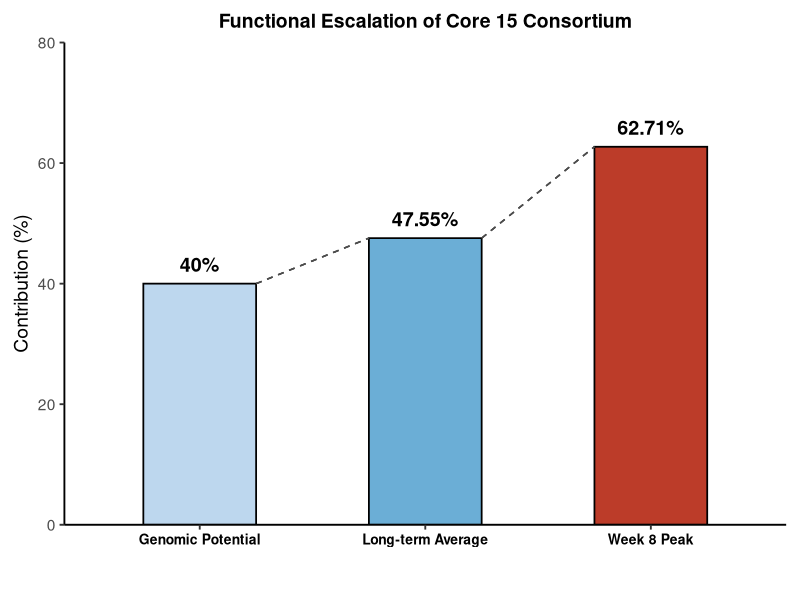
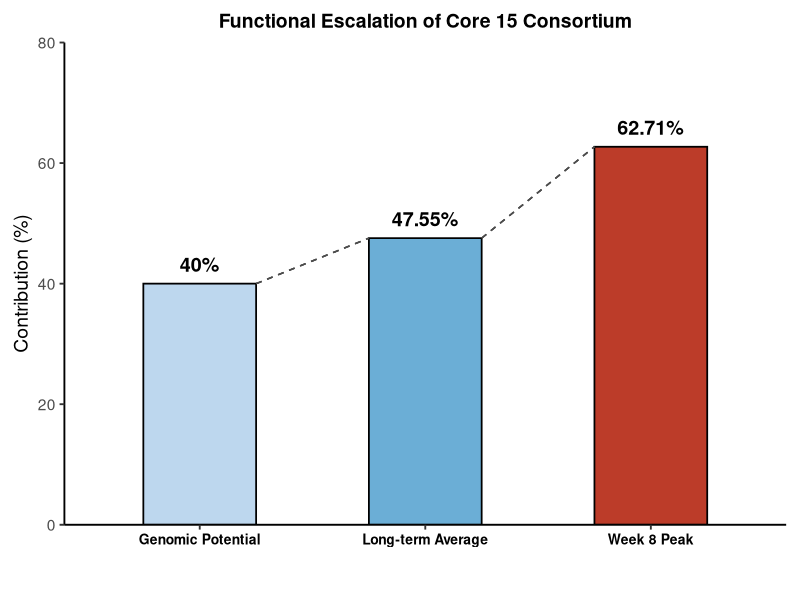

Generate these figures, in order, with R:
# Title: Figure 6 - Functional Escalation of the Core 15 Consortium
# Description: This bar chart visualizes the non-linear increase in functional contribution 
# of the core strains from genomic potential to real-time productivity during the peak phase.

library(ggplot2)

# --- 1. Data Preparation ---
# Stage labels use concise English to ensure clarity on the X-axis
escalation_data <- data.frame(
  Stage = c("Genomic Potential", "Long-term Average", "Week 8 Peak"),
  Contribution = c(40.0, 47.55, 62.71)
)

# Force the order of the X-axis levels
escalation_data$Stage <- factor(escalation_data$Stage, levels = escalation_data$Stage)

# --- 2. Figure Generation ---
p_escalation <- ggplot(escalation_data, aes(x = Stage, y = Contribution, fill = Stage)) +
  # Main bars with black borders for definition
  geom_bar(stat = "identity", width = 0.5, color = "black", linewidth = 0.6) +
  
  # Guideline segments to illustrate the "escalation" steps
  geom_segment(aes(x = 1.25, y = 40.0, xend = 1.75, yend = 47.55), 
               linetype = "dashed", color = "grey30", linewidth = 0.5) +
  geom_segment(aes(x = 2.25, y = 47.55, xend = 2.75, yend = 62.71), 
               linetype = "dashed", color = "grey30", linewidth = 0.5) +
  
  # Value labels above each bar
  geom_text(aes(label = paste0(Contribution, "%")), vjust = -0.8, size = 5, fontface = "bold") +
  
  # Academic color scheme (Lancet/Journal style)
  scale_fill_manual(values = c("#BDD7EE", "#6BAED6", "#BC3C29")) +
  
  # Axis scaling and theme adjustments
  scale_y_continuous(limits = c(0, 80), expand = c(0, 0)) +
  theme_classic(base_size = 14) +
  labs(
    title = "Functional Escalation of Core 15 Consortium",
    y = "Contribution (%)",
    x = ""
  ) +
  theme(
    legend.position = "none",
    axis.text.x = element_text(face = "bold", color = "black", size = 10),
    plot.title = element_text(hjust = 0.5, face = "bold", size = 14),
    plot.margin = margin(t = 10, r = 10, b = 20, l = 10)
  )

# --- 3. Export to High-Resolution PDF ---
# Recommended dimensions: 7x5 inches for standard bar charts
ggsave("Figure_6_Functional_Escalation.pdf", p_escalation, width = 7, height = 5)

# Preview
print(p_escalation)
